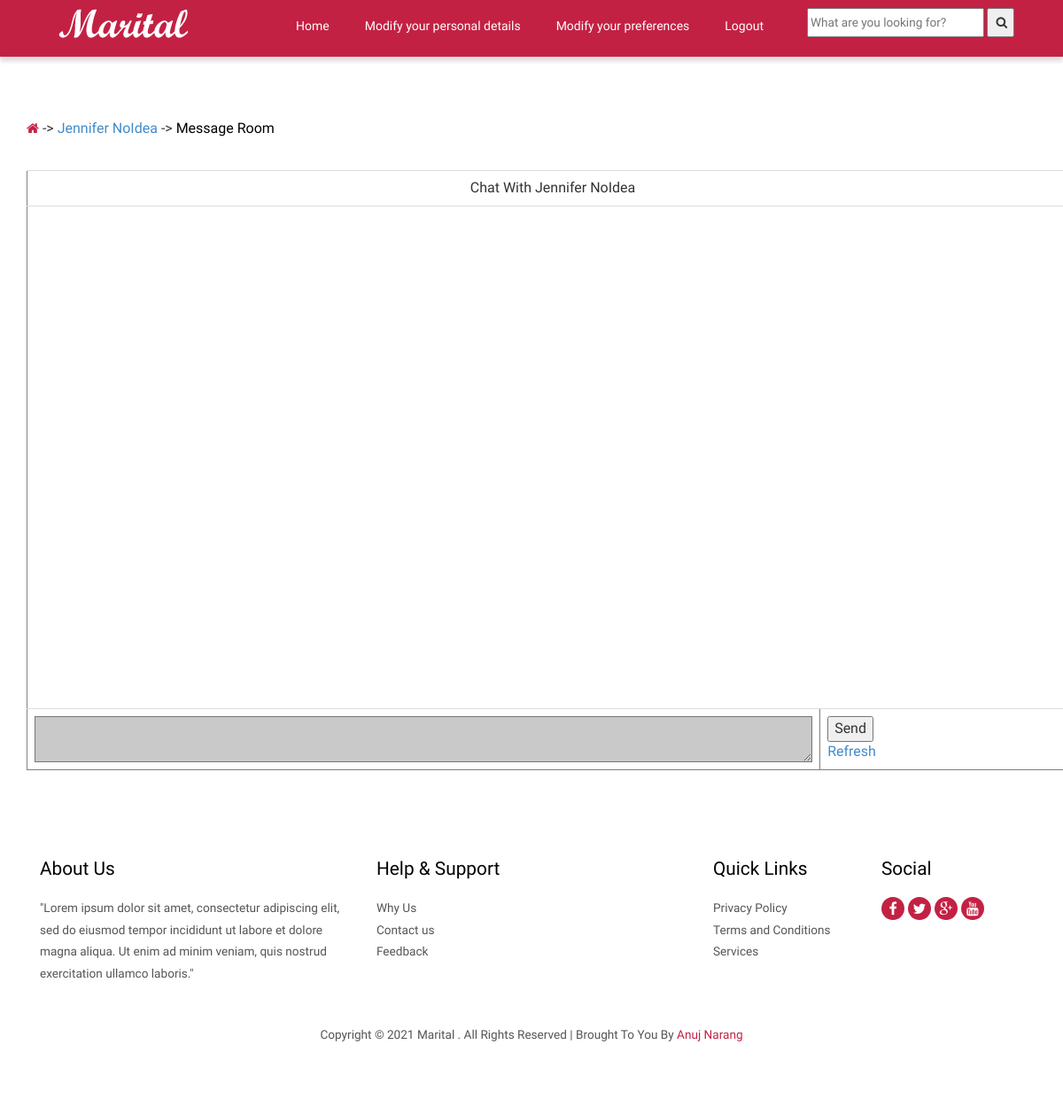
The page /View/message.php?id=3 (signed in) on the database as committed earlier.
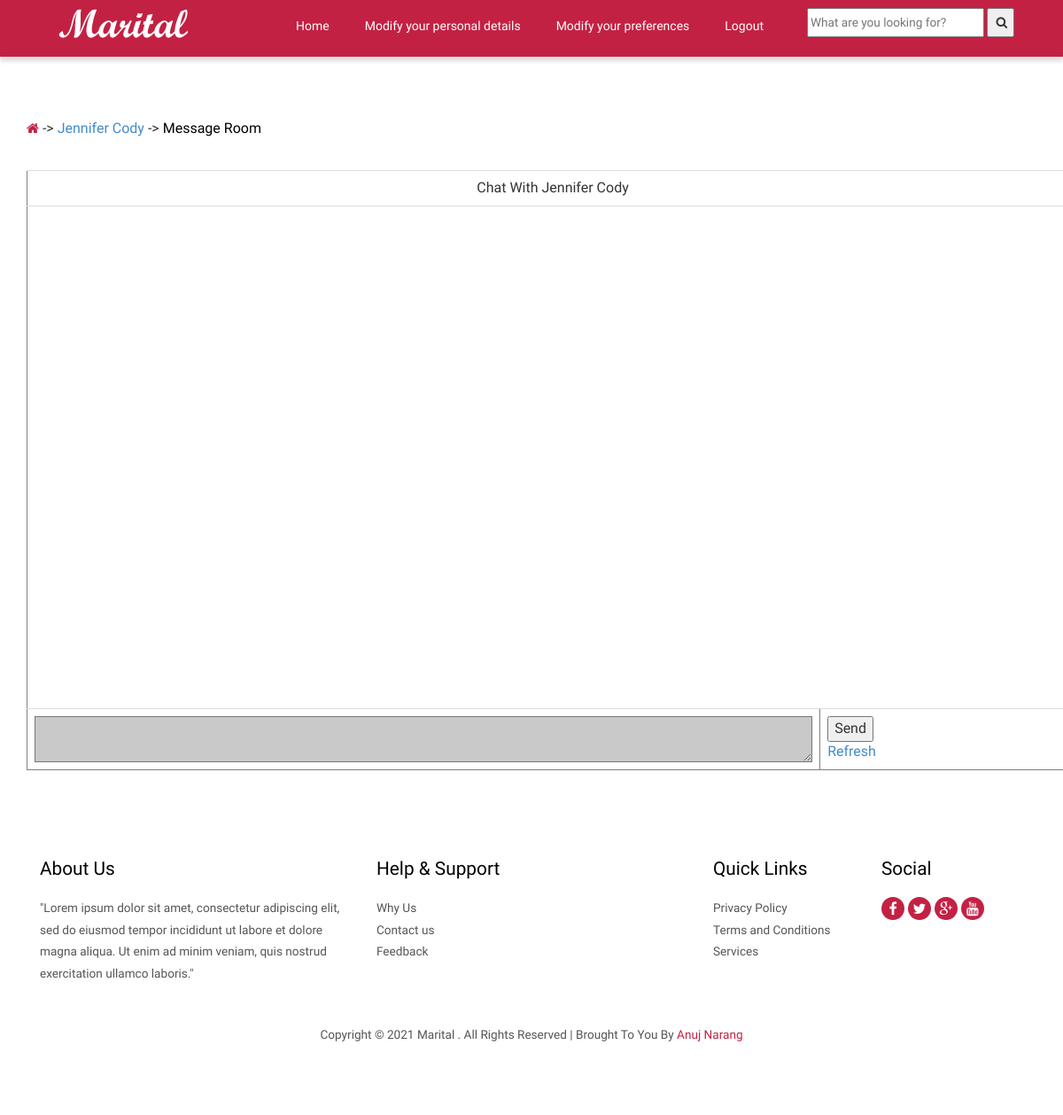
The same page on the database as committed later.
### tables this page shows
CREATE TABLE `customer` (
  `CustomerID` int(11) NOT NULL,
  `Email` varchar(60) NOT NULL,
  `FirstName` varchar(30) DEFAULT NULL,
  `LastName` varchar(30) DEFAULT NULL,
  `City` varchar(15) DEFAULT NULL,
  `Age` varchar(10) NOT NULL,
  `Sex` varchar(6) NOT NULL,
  `DateOfBirth` date NOT NULL,
  `AboutMe` text NOT NULL,
  `Password` varchar(30) NOT NULL
);

### Model/CustomerTable.php (called while the page is built, shortened)
<?php
class CustomerTable
{
    public static function GetNameOfUser($partnerID)
    {
        $stmt = new DatabaseConnection();
        $value = $stmt->GetConnect();
        $query = "select FirstName, LastName from customer where CustomerID='$partnerID'";
        $result = $value->prepare($query);
        $result->execute();
        $result->setFetchMode(PDO::FETCH_ASSOC);
        return $result->fetchAll();
    }
}

### View/message.php (the view, shortened to what this page needs)
<?php
require_once "../Model/CustomerTable.php";
$ID = $_GET["id"];
$PartnerID = json_decode($ID);
$PartnerName = CustomerTable::GetNameOfUser($PartnerID);
$PartnerFullName = "{$PartnerName[0]['FirstName']} " . " {$PartnerName[0]['LastName']}";
?>
<html>
<head>
    <link href="../css/bootstrap-3.1.1.min.css" rel='stylesheet' type='text/css'/>
    <link href="../css/style.css" rel='stylesheet' type='text/css'/>
    <link href="../css/font-awesome.css" rel="stylesheet">
</head>
<body>
<div>
    <?php include_once("header.php"); ?>
</div>
<div>
    <pre style="background-color: white;border: whitesmoke">
    </pre>
</div>
<div class="container">
    <div class="breadcrumb1">
        <ul>
            <a href="userhome.php"><i class="fa fa-home home_1"></i></a>
            ->&nbsp;<a href="PartnerProfile.php?id=<?= $PartnerID ?>"><?= $PartnerFullName ?></i></a>
            ->
            <li class="current-page">Message Room</li>
        </ul>
    </div>
</div>
<div class="container">
    <form method="post" action="message.php?id=<?= $PartnerID ?>"
    ">
    <table class="table" border="">
        <tr>
            <td align="center" class="tableHead" colspan="2">Chat With <?php echo "$PartnerFullName" ?></td>
        </tr>
        <tr>
            <td colspan="2">
                <div class="container">
                    <div class="fields" style="overflow:scroll;height:550px">
                    </div>
            </td>
        </tr>
</div>
<tr>
    <td>
                    <textarea name="msg" class="fields" placeholder="Enter Your Message" required="required"
                              style="background-color: #c9c9c9;width: 100%">
                     </textarea>
    </td>
    <td>
        <input type="submit" name="Send" class="commandButton" value="Send"> <br/>
        <a href="message.php?id=<?= $PartnerID ?>">Refresh</a>
    </td>
</tr>
</div>
</body>
<footer id="con_Us">
    <?php include_once("footer.php"); ?>
</footer>
</html>

Rows that differ between the two databases and show on the page:
changed customer: PartnerFullName "Jennifer NoIdea" → "Jennifer Cody"
